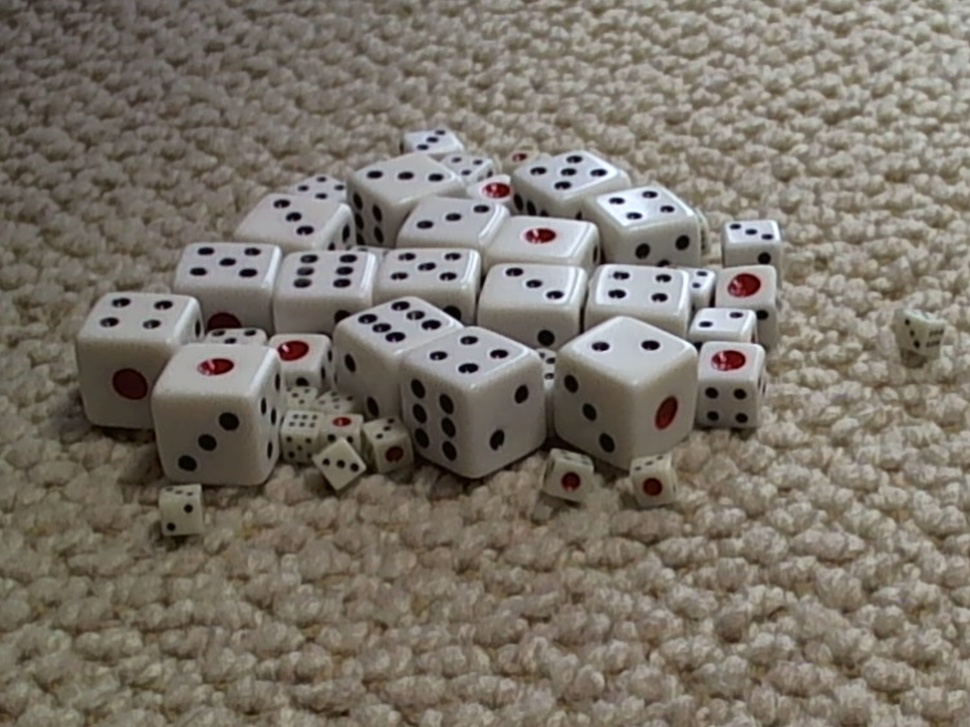
//> input picture misc/img/15_16_16.jpg, 970 x 727 px, shrunk from 3648 x 2736 before the run
$ ./sisa img/15_16_16.jpg 'img/Picture 1.jpg'   (built with g++ and OpenCV 4, older OpenCV classes emulated)
//> lines starting //> are read from the running program, lines starting //| are printed output that depends on the picture; after the words box and inside, x2 and y2 are one past the last pixel; in counts of white or black regions, pixels touching at a corner belong together
#include <opencv2/highgui/highgui.hpp>
#include <opencv2/imgproc/imgproc.hpp>
#include <opencv2/core/core.hpp>
#include <opencv2/opencv.hpp>
#include <iostream>
#include <cstdio>

using namespace std;
using namespace cv;

Mat src_img,r_img;

// [21 lines left out: function reprojectKinectDepth3D, not called in this run]

template <class T>
// [24 lines left out: function fillOcclusionInv_, not called in this run]

template <class T>
static void fillOcclusion_(Mat& src,T invalidvalue){
	int bb=1;
	const int MAX_LENGTH=src.cols*0.5;
	for(int j=bb;j<src.rows-bb;j++){
		T* s=src.ptr<T>(j);
		const T st=s[0];
		const T ed=s[src.cols-1];
		s[0]=255;
		s[src.cols-1]=255;
		for(int i=0;i<src.cols;i++){
			if(s[i]<=invalidvalue){
				int t=i;
				do{
					t++;
					if(t>src.cols-1)break;
				}while(s[t]<=invalidvalue);
				const T dd=min(s[i-1],s[t]);
				if(t-i>MAX_LENGTH)
					for(int n=0;n<src.cols;n++)s[n]=invalidvalue;
				else
					for(;i<t;i++)s[i]=dd;
			}
		}
	}
}
void fillOcclusion(Mat& src,int invalidvalue,bool isInv=false){
	if(isInv){
		if(src.type()==CV_8U)
			fillOcclusionInv_<uchar>(src,(uchar)invalidvalue);
		else if(src.type()==CV_16S)
			fillOcclusionInv_<short>(src,(short)invalidvalue);
		else if(src.type()==CV_16U)
			fillOcclusionInv_<unsigned short>(src,(unsigned short)invalidvalue);
		else if(src.type()==CV_32F)
			fillOcclusionInv_<float>(src,(float)invalidvalue);
	}
	else{
		if(src.type()==CV_8U)
			fillOcclusion_<uchar>(src,(uchar)invalidvalue);
		else if(src.type()==CV_16S)
			fillOcclusion_<short>(src,(short)invalidvalue);
		else if(src.type()==CV_16U)
			fillOcclusion_<unsigned short>(src,(unsigned short)invalidvalue);
		else if(src.type()==CV_32F)
			fillOcclusion_<float>(src,(float)invalidvalue);
	}
}

void eular2rot(double yaw,double pitch,double roll,Mat& dest){
	double theta=yaw/180.0*CV_PI;
	double pusai=pitch/180.0*CV_PI;
	double phi=roll/180.0*CV_PI;

	double datax[3][3]={{1.0,0.0,0.0},
												{0.0,cos(theta),-sin(theta)},
												{0.0,sin(theta),cos(theta)}};
	double datay[3][3]={{cos(pusai),0.0,sin(pusai)},
												{0.0,1.0,0.0},
												{-sin(pusai),0.0,cos(pusai)}};
	double dataz[3][3]={{cos(phi),-sin(phi),0.0},
												{sin(phi),cos(phi),0.0},
												{0.0,0.0,1.0}};
	Mat Rx(3,3,CV_64F,datax);
	Mat Ry(3,3,CV_64F,datay);
	Mat Rz(3,3,CV_64F,dataz);
	Mat rr=Rz*Rx*Ry;
	rr.copyTo(dest);
}

void lookat(Point3d from,Point3d to,Mat& destR){
	double x=(to.x-from.x);
	double y=(to.y-from.y);
	double z=(to.z-from.z);
	double pitch =asin(x/sqrt(x*x+z*z))/CV_PI*180.0;
	double yaw   =asin(-y/sqrt(y*y+z*z))/CV_PI*180.0;
	eular2rot(yaw,pitch,0,destR);
}

template <class T>
static void projectImagefromXYZ_(Mat& image, Mat& destimage, Mat& disp, Mat& destdisp, Mat& xyz, Mat& R, Mat& t, Mat& K, Mat& dist, Mat& mask, bool isSub){
	if(destimage.empty())destimage=Mat::zeros(Size(image.size()),image.type());
	if(destdisp.empty())destdisp=Mat::zeros(Size(image.size()),disp.type());

	vector<Point2f> pt;
	if(dist.empty())dist=Mat::zeros(Size(5,1),CV_32F);
	projectPoints(xyz,R,t,K,dist,pt);

	destimage.setTo(0);
	destdisp.setTo(0);

	for(int j=1;j<image.rows-1;j++){
		int count=j*image.cols;
		uchar* img=image.ptr<uchar>(j);
		uchar* m=mask.ptr<uchar>(j);
		for(int i=0;i<image.cols;i++,count++){
			int x=(int)(pt[count].x+0.5);
			int y=(int)(pt[count].y+0.5);
			if(m[i]==255)continue;
			if(pt[count].x>=1 && pt[count].x<image.cols-1 && pt[count].y>=1 && pt[count].y<image.rows-1){
				short v=destdisp.at<T>(y,x);
				if(v<disp.at<T>(j,i)){
					destimage.at<uchar>(y,3*x+0)=img[3*i+0];
					destimage.at<uchar>(y,3*x+1)=img[3*i+1];
					destimage.at<uchar>(y,3*x+2)=img[3*i+2];
					destdisp.at<T>(y,x)=disp.at<T>(j,i);

					if(isSub){
						if((int)pt[count+image.cols].y-y>1 && (int)pt[count+1].x-x>1){
							destimage.at<uchar>(y,3*x+3)=img[3*i+0];
							destimage.at<uchar>(y,3*x+4)=img[3*i+1];
							destimage.at<uchar>(y,3*x+5)=img[3*i+2];

							destimage.at<uchar>(y+1,3*x+0)=img[3*i+0];
							destimage.at<uchar>(y+1,3*x+1)=img[3*i+1];
							destimage.at<uchar>(y+1,3*x+2)=img[3*i+2];

							destimage.at<uchar>(y+1,3*x+3)=img[3*i+0];
							destimage.at<uchar>(y+1,3*x+4)=img[3*i+1];
							destimage.at<uchar>(y+1,3*x+5)=img[3*i+2];

							destdisp.at<T>(y,x+1)=disp.at<T>(j,i);
							destdisp.at<T>(y+1,x)=disp.at<T>(j,i);
							destdisp.at<T>(y+1,x+1)=disp.at<T>(j,i);
						}
						else if((int)pt[count-image.cols].y-y<-1 && (int)pt[count-1].x-x<-1){
							destimage.at<uchar>(y,3*x-3)=img[3*i+0];
							destimage.at<uchar>(y,3*x-2)=img[3*i+1];
							destimage.at<uchar>(y,3*x-1)=img[3*i+2];

							destimage.at<uchar>(y-1,3*x+0)=img[3*i+0];
							destimage.at<uchar>(y-1,3*x+1)=img[3*i+1];
							destimage.at<uchar>(y-1,3*x+2)=img[3*i+2];

							destimage.at<uchar>(y-1,3*x-3)=img[3*i+0];
							destimage.at<uchar>(y-1,3*x-2)=img[3*i+1];
							destimage.at<uchar>(y-1,3*x-1)=img[3*i+2];

							destdisp.at<T>(y,x-1)=disp.at<T>(j,i);
							destdisp.at<T>(y-1,x)=disp.at<T>(j,i);
							destdisp.at<T>(y-1,x-1)=disp.at<T>(j,i);
						}
						else if((int)pt[count+1].x-x>1){
							destimage.at<uchar>(y,3*x+3)=img[3*i+0];
							destimage.at<uchar>(y,3*x+4)=img[3*i+1];
							destimage.at<uchar>(y,3*x+5)=img[3*i+2];

							destdisp.at<T>(y,x+1)=disp.at<T>(j,i);
						}
						else if((int)pt[count-1].x-x<-1){
							destimage.at<uchar>(y,3*x-3)=img[3*i+0];
							destimage.at<uchar>(y,3*x-2)=img[3*i+1];
							destimage.at<uchar>(y,3*x-1)=img[3*i+2];

							destdisp.at<T>(y,x-1)=disp.at<T>(j,i);
						}
						else if((int)pt[count+image.cols].y-y>1){
							destimage.at<uchar>(y+1,3*x+0)=img[3*i+0];
							destimage.at<uchar>(y+1,3*x+1)=img[3*i+1];
							destimage.at<uchar>(y+1,3*x+2)=img[3*i+2];

							destdisp.at<T>(y+1,x)=disp.at<T>(j,i);
						}
						else if((int)pt[count-image.cols].y-y<-1){
							destimage.at<uchar>(y-1,3*x+0)=img[3*i+0];
							destimage.at<uchar>(y-1,3*x+1)=img[3*i+1];
							destimage.at<uchar>(y-1,3*x+2)=img[3*i+2];

							destdisp.at<T>(y-1,x)=disp.at<T>(j,i);
						}
					}
				}
			}
		}
	}

	if(isSub){
		Mat image2;
		Mat disp2;
		destimage.copyTo(image2);
		destdisp.copyTo(disp2);
		const int BS=1;
		for(int j=BS;j<image.rows-BS;j++){
			uchar* img=destimage.ptr<uchar>(j);
			T* m = disp2.ptr<T>(j);
			T* dp = destdisp.ptr<T>(j);
			for(int i=BS;i<image.cols-BS;i++){
				if(m[i]==0){
					int count=0;
					int d=0;
					int r=0;
					int g=0;
					int b=0;
					for(int l=-BS;l<=BS;l++){
						T* dp2 = disp2.ptr<T>(j+l);
						uchar* img2 = image2.ptr<uchar>(j+l);
						for(int k=-BS;k<=BS;k++){
							if(dp2[i+k]!=0){
								count++;
								d+=dp2[i+k];
								r+=img2[3*(i+k)+0];
								g+=img2[3*(i+k)+1];
								b+=img2[3*(i+k)+2];
							}
						}
					}
					if(count!=0){
						double div = 1.0/count;
						dp[i]=d*div;
						img[3*i+0]=r*div;
						img[3*i+1]=g*div;
						img[3*i+2]=b*div;
					}
				}
			}
		}
	}
}

void projectImagefromXYZ(Mat& image,Mat& destimage,Mat& disp,Mat& destdisp,Mat& xyz,Mat& R,Mat& t,Mat& K,Mat& dist,bool isSub=true){
	Mat mask=Mat::zeros(image.size(),CV_8U);
	if(disp.type()==CV_8U)
		projectImagefromXYZ_<unsigned char>(image,destimage,disp,destdisp,xyz,R,t,K,dist,mask,isSub);
	else if(disp.type()==CV_16S)
		projectImagefromXYZ_<short>(image,destimage,disp,destdisp,xyz,R,t,K,dist,mask,isSub);
	else if(disp.type()==CV_16U)
		projectImagefromXYZ_<unsigned short>(image,destimage,disp,destdisp,xyz,R,t,K,dist,mask,isSub);
	else if(disp.type()==CV_32F)
		projectImagefromXYZ_<float>(image,destimage,disp,destdisp,xyz,R,t,K,dist,mask,isSub);
	else if(disp.type()==CV_64F)
		projectImagefromXYZ_<double>(image,destimage,disp,destdisp,xyz,R,t,K,dist,mask,isSub);
}

Mat makeQMatrix(Point2d image_center,double focal_length,double baseline){
	Mat Q=Mat::eye(4,4,CV_64F);
	Q.at<double>(0,3)=-image_center.x;
	Q.at<double>(1,3)=-image_center.y;
	Q.at<double>(2,3)=focal_length;
	Q.at<double>(3,3)=0.0;
	Q.at<double>(2,2)=0.0;
	Q.at<double>(3,2)=1.0/baseline;
	return Q;
}

void stereoTest(){
	Mat dst_img;

	StereoSGBM sgbm(1,16*2,3,200,255,1,0,0,0,0,true);
	Mat disp,destdisp,dispshow;
	sgbm(src_img,r_img,disp);
	fillOcclusion(disp,16);

	double focal_length=598.57;
	double baseline=14.0;

	Mat Q=makeQMatrix(Point2d((src_img.cols-1.0)/2.0,(src_img.rows-1.0)/2.0),focal_length,baseline*16);

	Mat depth;
	reprojectImageTo3D(disp,depth,Q);
	Mat xyz=depth.reshape(3,depth.size().area());

	Mat K=Mat::eye(3,3,CV_64F);
	K.at<double>(0,0)=focal_length;
	K.at<double>(1,1)=focal_length;
	K.at<double>(0,2)=(src_img.cols-1.0)/2.0;
	K.at<double>(1,2)=(src_img.rows-1.0)/2.0;

	Mat dist=Mat::zeros(5,1,CV_64F);
	Mat R=Mat::eye(3,3,CV_64F);
	Mat t=Mat::zeros(3,1,CV_64F);

	Point3d viewpoint(0.0,0.0,baseline*10);
	Point3d lookatpoint(0.0,0.0,-baseline*10.0);
	const double step=baseline;
	int key=0;
	bool isSub=true;
	while(key!='q'){
		lookat(viewpoint,lookatpoint,R);
		t.at<double>(0,0)=viewpoint.x;
		t.at<double>(1,0)=viewpoint.y;
		t.at<double>(2,0)=viewpoint.z;
		cout<<t<<endl;
		t=R*t;
		projectImagefromXYZ(src_img,dst_img,disp,destdisp,xyz,R,t,K,dist,isSub);
		destdisp.convertTo(dispshow,CV_8U,0.5);
		imshow("depth",dispshow);
		imshow("image",dst_img);
		key=waitKey(1);
		if(key=='f')isSub=isSub?false:true;
		if(key=='k')viewpoint.y+=step;
		if(key=='j')viewpoint.y-=step;
		if(key=='h')viewpoint.x+=step;
		if(key=='l')viewpoint.x-=step;
		if(key=='K')viewpoint.z+=step;
		if(key=='J')viewpoint.z-=step;
	}
}

int main(int argc,char* argv[]){
	src_img=imread(argv[1]);
//> src_img is the input picture: 727 rows x 970 cols, CV_8UC3; mean B, G, R 105.7, 116.1, 123.4
	r_img=imread(argv[2]);
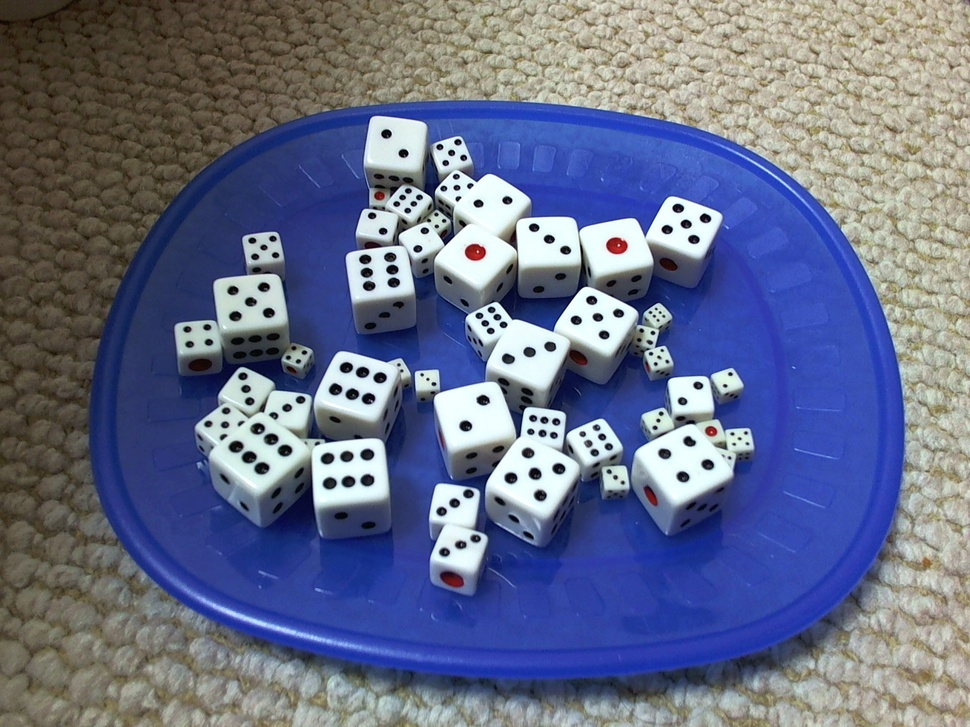
//> input picture misc/img/Picture 1.jpg, 970 x 727 px, shrunk from 2592 x 1944 before the run
//> r_img is the input picture: 727 rows x 970 cols, CV_8UC3; mean B, G, R 136.5, 109.9, 102.7
	if(!src_img.data||!r_img.data)return -1;
	stereoTest();
//> in stereoTest, `sgbm(src_img,r_img,disp);`:
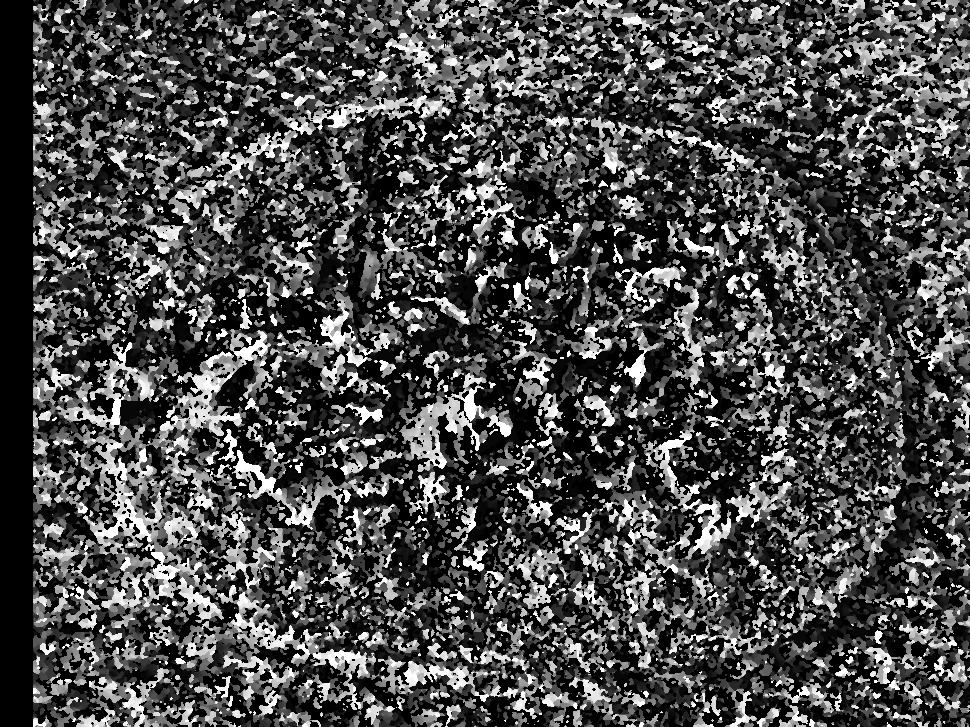
//> disp: 727 rows x 970 cols, CV_16SC1; min 0, max 512, mean 152.1; drawn with min black and max white
//> the loop in fillOcclusion_, `for(int j=bb;j<src.rows-bb;j++)` made 725 passes
//> ed on passes 1 to 3: 54, 54, 318
//> after the loop in fillOcclusion_, `for(int j=bb;j<src.rows-bb;j++)`:
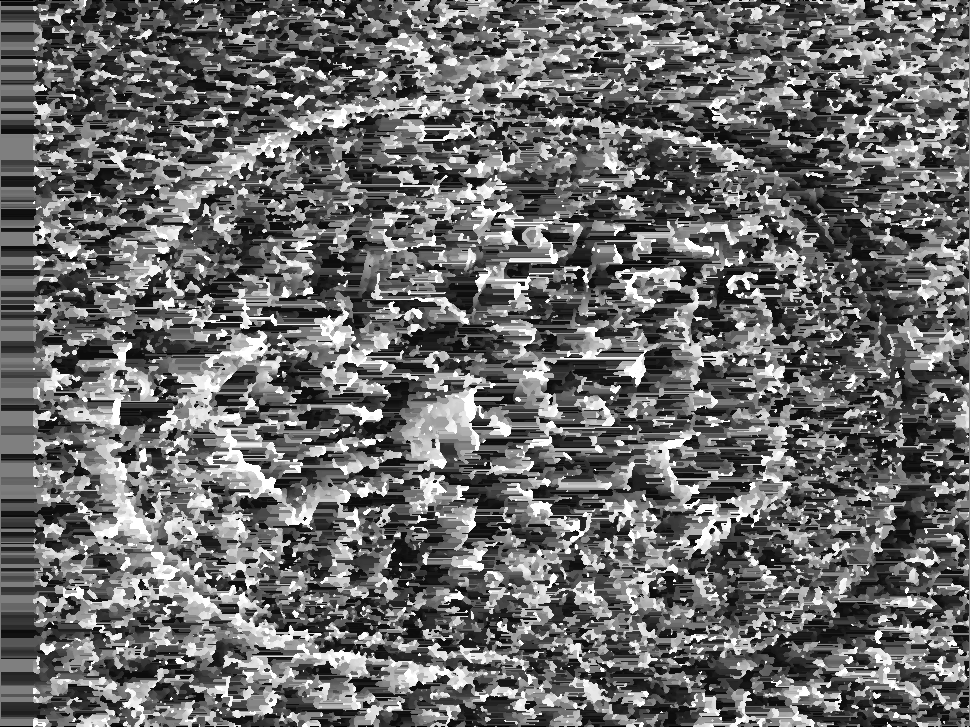
//> src: 727 rows x 970 cols, CV_16SC1; min 0, max 512, mean 214.9; drawn with min black and max white
//> in stereoTest, `reprojectImageTo3D(disp,depth,Q);`: depth: 727 rows x 970 cols, CV_32FC3; 0.1% of the values are NaN or infinite; the others: min -5495, max 8380, mean 415.8
//> in projectImagefromXYZ_, `projectPoints(xyz,R,t,K,dist,pt);`: pt = 705190 items
//> the loop in projectImagefromXYZ_, `for(int j=1;j<image.rows-1;j++)` made 725 passes
//> count on passes 1 to 3: 1940, 2910, 3880
//> after the loop in projectImagefromXYZ_, `for(int j=1;j<image.rows-1;j++)`:
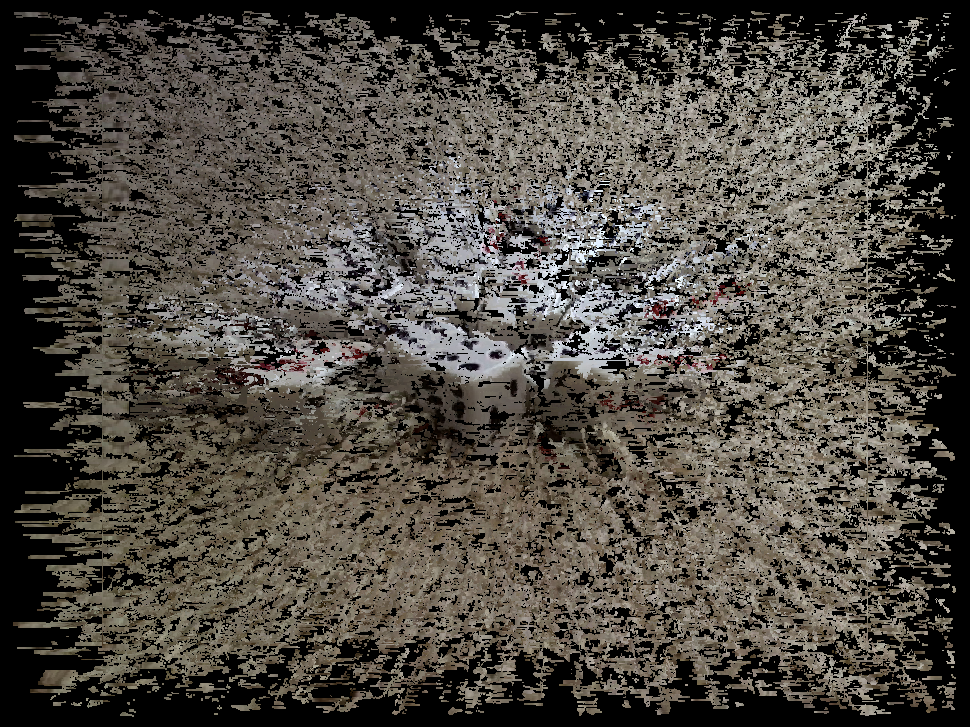
//> destimage: 727 rows x 970 cols, CV_8UC3; mean B, G, R 65.1, 71.9, 76.5
//> after the loop in projectImagefromXYZ_, `for(int j=BS;j<image.rows-BS;j++)`:
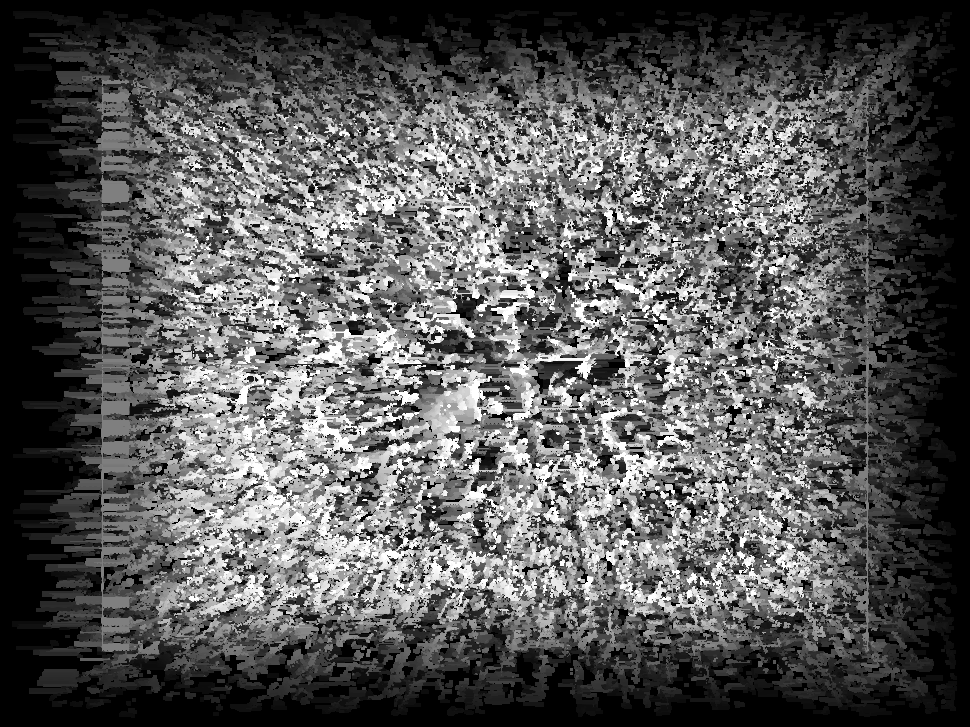
//> destdisp: 727 rows x 970 cols, CV_16SC1; min 0, max 512, mean 177; drawn with min black and max white
//> after the loop in projectImagefromXYZ_, `for(int j=BS;j<image.rows-BS;j++)`:
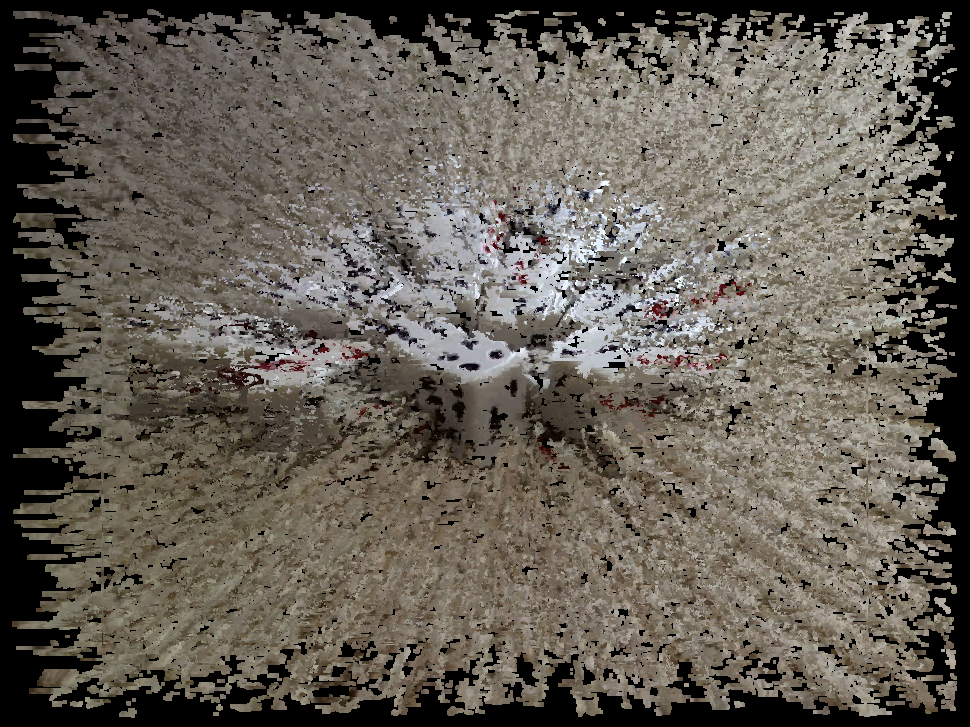
//> destimage: 727 rows x 970 cols, CV_8UC3; 17.91% of pixels changed, all inside (x1, y1, x2, y2) = (12, 9, 957, 718)
//> the 'q' key is pressed
}
